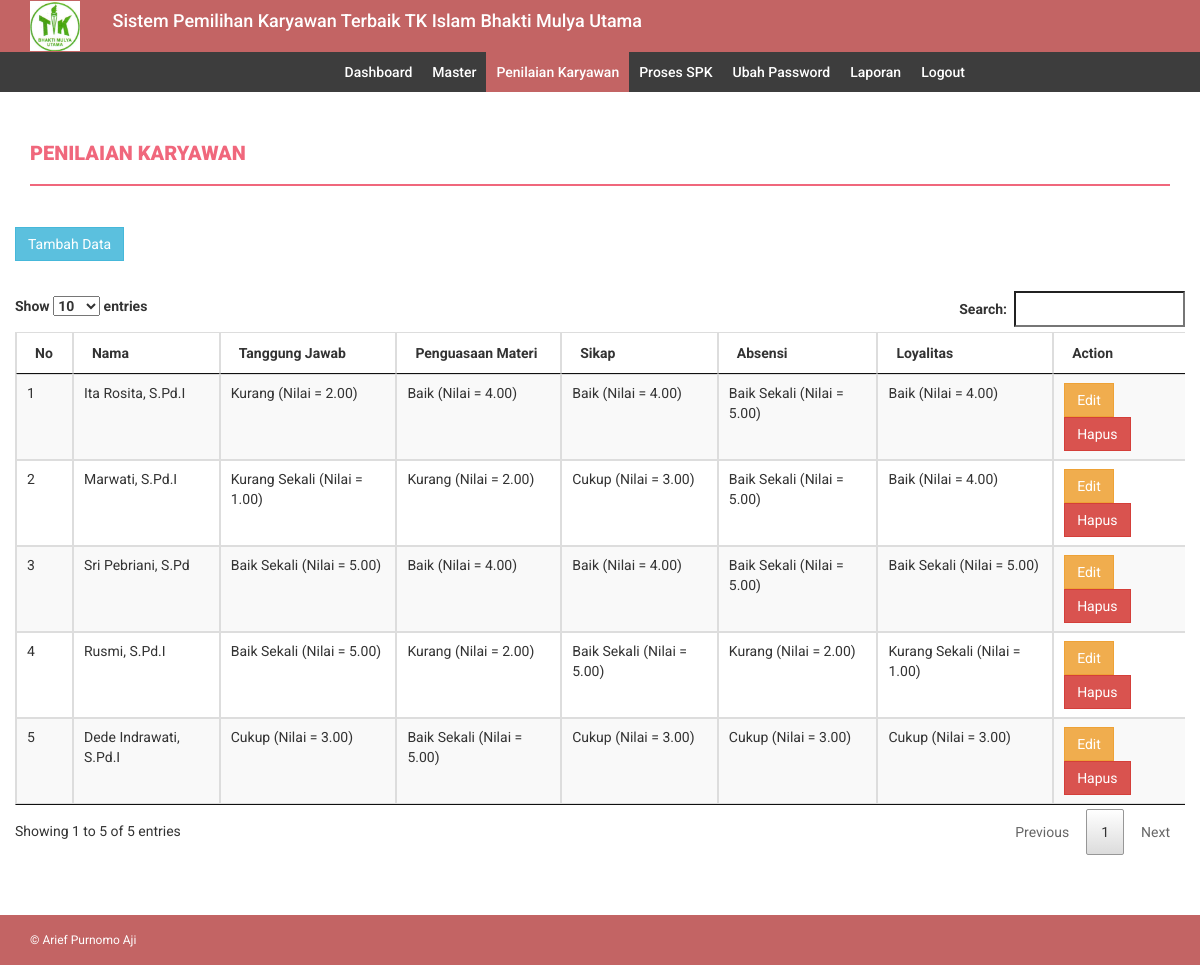
Screenshot of /tampil_tpa.php (signed in) with the database file from the repository.
### tables this page shows
CREATE TABLE `kriteria` (
  `id_kriteria` int(11) NOT NULL AUTO_INCREMENT,
  `kriteria` varchar(32) DEFAULT NULL,
  `bobot` float(5,2) DEFAULT NULL,
  `type` varchar(12) DEFAULT NULL,
  PRIMARY KEY (`id_kriteria`)
);

CREATE TABLE `karyawan` (
  `id_calon_kr` int(11) NOT NULL AUTO_INCREMENT,
  `NIK` varchar(100) NOT NULL,
  `nama` varchar(200) NOT NULL,
  `jeniskelamin` varchar(10) NOT NULL,
  `alamat` varchar(200) NOT NULL,
  `telepon` varchar(13) NOT NULL,
  `foto` varchar(200) NOT NULL,
  `ttl` date NOT NULL,
  `TempatLahir` varchar(200) NOT NULL,
  `PendidikanTerakhir` varchar(100) NOT NULL,
  `Jabatan` varchar(100) NOT NULL,
  `TglBergabung` date NOT NULL,
  `skill` varchar(200) DEFAULT NULL,
  `pengalaman` varchar(200) DEFAULT NULL,
  PRIMARY KEY (`id_calon_kr`)
);

CREATE TABLE `hasil_tpa` (
  `id_test` int(11) NOT NULL AUTO_INCREMENT,
  `id_calon_kr` int(11) DEFAULT NULL,
  `Tanggung Jawab` int(11) DEFAULT NULL,
  `Penguasaan Materi` int(11) DEFAULT NULL,
  `Sikap` int(11) DEFAULT NULL,
  `Absensi` int(11) DEFAULT NULL,
  `Loyalitas` int(11) DEFAULT NULL,
  PRIMARY KEY (`id_test`),
  KEY `id_calon_kr` (`id_calon_kr`)
);

CREATE TABLE `sub_kriteria` (
  `id_subkriteria` int(11) NOT NULL AUTO_INCREMENT,
  `id_kriteria` int(11) NOT NULL,
  `subkriteria` varchar(255) NOT NULL,
  `nilai` float(10,2) NOT NULL,
  PRIMARY KEY (`id_subkriteria`)
);

### db/db_config.php (called while the page is built, shortened)
<?php
	class database extends PDO{
		protected $dsn = 'mysql:host=localhost;dbname=db_spk';
		protected $dsu = 'root';
		protected $dsp = '';
		private $cmd = '';
		function __construct(){
			try {
				$this->db = new PDO($this->dsn,$this->dsu,$this->dsp);
			} catch (PDOException $e) {
				echo $e->getMessage();
			}
		}
		function select($c,$t){
			$this->cmd = "select $c from $t";
			return $this;
		}
		function where($params){
			$this->cmd .= " where $params";
			return $this;
		}
		function get(){
			$q = $this->db->prepare($this->cmd);
			$q->execute();
			return $q->fetchAll();
		}
		function getnamesubkriteria($subkriteria)
		{
			foreach ($this->select('subkriteria','sub_kriteria')->where("id_subkriteria='$subkriteria'")->get() as $value) {
        		return $value[0];
            }
		}
		function getnilaisubkriteria($subkriteria)
		{
			foreach ($this->select('nilai','sub_kriteria')->where("id_subkriteria='$subkriteria'")->get() as $value) {
        		return $value[0];
            }
		}
	}
?>

### tampil_tpa.php (the view, shortened to what this page needs)
<?php include 'header.php';?>
<?php include 'menu.php';?>
    <div class="content-wrapper">
        <div class="container">
            <div class="row">
                <div class="col-md-12">
                    <h4 class="page-head-line">Penilaian Karyawan</h4>
                </div>
            </div>
            <div class="row">
                <div class="col-md-12">
                </div>
            </div>
            <div class="row">
                <div><a href="input_tpa.php" class="btn btn-info">Tambah Data</a></div>
                <br>
                <div class="table-responsive">
                    <table id="example1" class="table table-striped table-bordered">
                        <thead>
                            <tr>
                                <th>No</th>
                                <th>Nama</th>
                                <?php foreach ($db->select('kriteria','kriteria')->get() as $kr ): ?>
                                <th>
                                    <?php
                                        $tmp = explode('_',$kr['kriteria']);
                                        echo ucwords(implode(' ',$tmp));
                                    ?>
                                </th>
                                <?php endforeach ?>
                                <th>Action</th>
                            </tr>
                        </thead>
                        <tbody>
                            <?php $no=1; foreach($db->select('karyawan.id_calon_kr,karyawan.nama,hasil_tpa.*','karyawan,hasil_tpa')->where('karyawan.id_calon_kr=hasil_tpa.id_calon_kr')->get() as $data): ?>
                            <tr>
                                <td><?= $no;?></td>
                                <td><?= $data['nama']?></td>
                                <?php foreach ($db->select('kriteria','kriteria')->get() as $k): ?>
                                <td><?= $db->getnamesubkriteria($data[$k['kriteria']])?> (Nilai = <?= $db->getnilaisubkriteria($data[$k['kriteria']])?>)</td>
                                <?php endforeach ?>
                                <td>
                                    <a class="btn btn-warning" href="edit_tpa.php?id=<?php echo $data[0]?>">Edit</a>
                                    <a class="btn btn-danger" onclick="return confirm('Yakin Hapus?')" href="delete_tpa.php?id=<?php echo $data[0]?>">Hapus</a>
                                </td>
                            </tr>
                            <?php $no++; endforeach; ?>
                        </tbody>
                    </table>
                </div>
            </div>
        </div>
    </div>
<?php include 'footer.php'; ?>

### assets/css/style.css (style rules this page uses)
body { font-family: 'Roboto', sans-serif; line-height: 30px; }
.content-wrapper { margin-top: 40px; min-height: 600px; padding-bottom: 60px; }
.page-head-line { font-weight: 900; padding-bottom: 20px; border-bottom: 2px solid #F0677C; text-transform: uppercase; color: #F0677C; font-size: 20px; margin-bottom: 40px; }
.btn { border-radius: 0px; -webkit-border-radius: 0px; -moz-border-radius: 0px; }

### assets/css/datatable.css (style rules this page uses)
table.dataTable { width: 100%; margin: 0 auto; clear: both; border-collapse: separate; border-spacing: 0; }
table.dataTable thead th, table.dataTable tfoot th { font-weight: bold; }
table.dataTable thead th, table.dataTable thead td { padding: 10px 18px; border-bottom: 1px solid #111; }
table.dataTable thead .sorting, table.dataTable thead .sorting_asc, table.dataTable thead .sorting_desc, table.dataTable thead .sorting_asc_disabled, table.dataTable thead .sorting_desc_disabled { cursor: pointer; *cursor: hand; background-repeat: no-repeat; background-position: center right; }
table.dataTable thead .sorting { background-image: url("../images/sort_both.png"); }
table.dataTable thead .sorting_asc { background-image: url("../images/sort_asc.png"); }
table.dataTable tbody tr { background-color: #ffffff; }
table.dataTable tbody th, table.dataTable tbody td { padding: 8px 10px; }
table.dataTable.no-footer { border-bottom: 1px solid #111; }
table.dataTable, table.dataTable th, table.dataTable td { box-sizing: content-box; }

### rows the page displays
kriteria: kriteria "Tanggung Jawab", kriteria.subkriteria "Kurang", kriteria.nilai "2.00", kriteria.subkriteria "Kurang Sekali", kriteria.nilai "1.00", namesubkriteria "Baik Sekali", nilaisubkriteria "5.00", namesubkriteria "Cukup", nilaisubkriteria "3.00"
kriteria: kriteria "Penguasaan Materi", kriteria.subkriteria "Baik", kriteria.nilai "4.00", namesubkriteria "Kurang", nilaisubkriteria "2.00", namesubkriteria "Baik", nilaisubkriteria "4.00", namesubkriteria "Baik Sekali", nilaisubkriteria "5.00"
kriteria: kriteria "Sikap", namesubkriteria "Baik", nilaisubkriteria "4.00", kriteria.subkriteria "Cukup", kriteria.nilai "3.00", namesubkriteria "Baik Sekali", nilaisubkriteria "5.00", namesubkriteria "Cukup", nilaisubkriteria "3.00"
kriteria: kriteria "Absensi", kriteria.subkriteria "Baik Sekali", kriteria.nilai "5.00", namesubkriteria "Baik Sekali", nilaisubkriteria "5.00", namesubkriteria "Kurang", nilaisubkriteria "2.00", namesubkriteria "Cukup", nilaisubkriteria "3.00"
kriteria: kriteria "Loyalitas", namesubkriteria "Baik", nilaisubkriteria "4.00", namesubkriteria "Baik Sekali", nilaisubkriteria "5.00", namesubkriteria "Kurang Sekali", nilaisubkriteria "1.00", namesubkriteria "Cukup", nilaisubkriteria "3.00"
karyawan: nama "Ita Rosita, S.Pd.I"
karyawan: nama "Marwati, S.Pd.I"
karyawan: nama "Sri Pebriani, S.Pd"
karyawan: nama "Rusmi, S.Pd.I"
karyawan: nama "Dede Indrawati, S.Pd.I"
